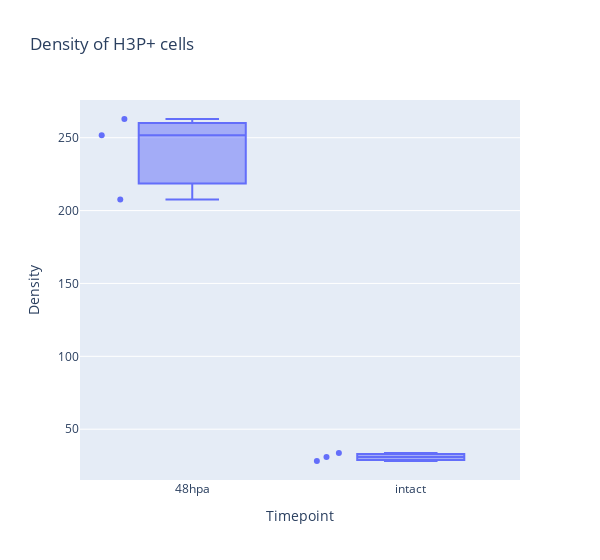

Notebook cell for this chart:
### Markdown cell above
It might be useful to track down a particularly aberrant example, so it would be nice to be able to mouse over a point and see which image it came from.  We can do this by adding a hover_data argument to our plotly graph.

### Code cell
px.box(df, x='Timepoint', y='Density', points='all',hover_data=['file'], width=600, title='Density of H3P+ cells')

### Figure 1 — Plotly figure (JSON) as saved in the notebook; plotly's stock layout.template omitted (floating-point values rounded to 4 significant figures)
{"data": [{"alignmentgroup": "True", "boxpoints": "all", "customdata": [["files\\48hpa\\Plate000_Well2_Object4.tif_projection.tif"], ["files\\48hpa\\Plate000_Well2_Object6.tif_projection.tif"], ["files\\48hpa\\Plate000_Well2_Object9.tif_projection.tif"], ["files\\intact\\Plate000_Well1_Object3.tif_projection.tif"], ["files\\intact\\Plate000_Well1_Object4.tif_projection.tif"], ["files\\intact\\Plate000_Well1_Object6.tif_projection.tif"]], "hovertemplate": "Timepoint=%{x}<br>Density=%{y}<br>file=%{customdata[0]}<extra></extra>", "legendgroup": "", "marker": {"color": "#636efa"}, "name": "", "notched": false, "offsetgroup": "", "orientation": "v", "showlegend": false, "type": "box", "x": ["48hpa", "48hpa", "48hpa", "intact", "intact", "intact"], "x0": " ", "xaxis": "x", "y": [262.8, 207.6, 251.6, 33.6, 31.01, 28.18], "y0": " ", "yaxis": "y"}], "layout": {"boxmode": "group", "legend": {"tracegroupgap": 0}, "title": {"text": "Density of H3P+ cells"}, "width": 600, "xaxis": {"anchor": "y", "domain": [0, 1], "title": {"text": "Timepoint"}}, "yaxis": {"anchor": "x", "domain": [0, 1], "title": {"text": "Density"}}}}
